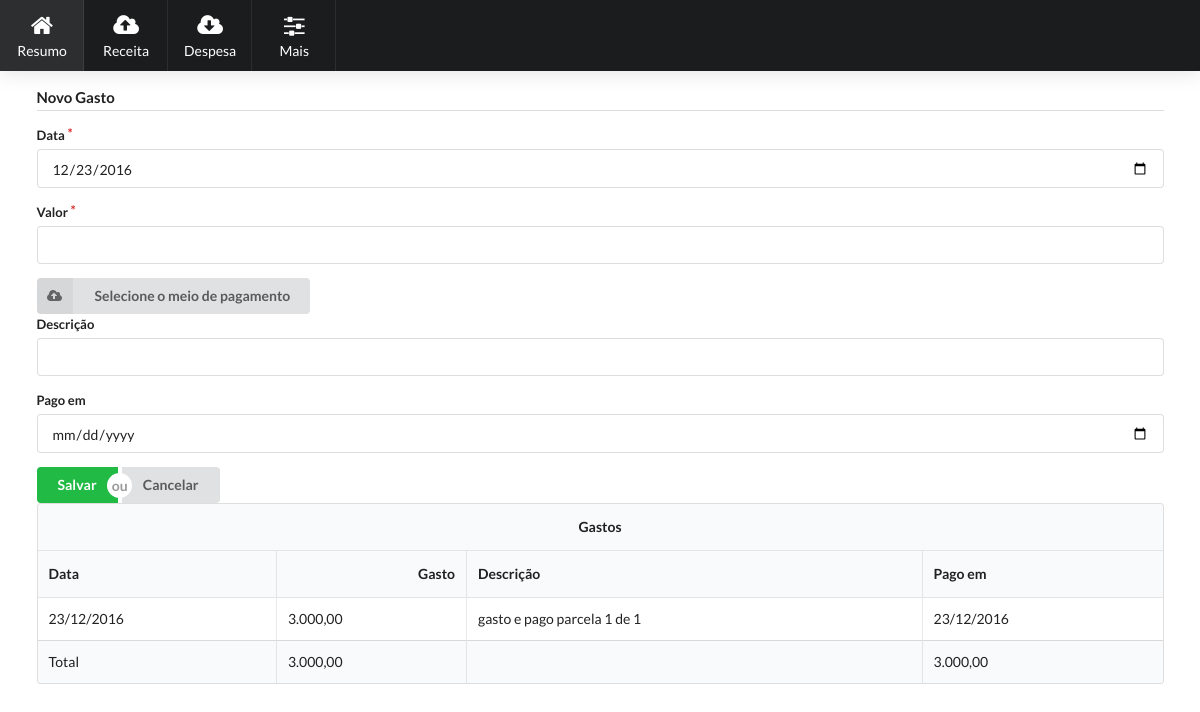
/index.php?acao=listar-gasto-despesa&despesa=3, run on the app's committed database.
### tables this page shows
CREATE TABLE "gasto" (
  "cod" integer NOT NULL PRIMARY KEY AUTOINCREMENT,
  "despesa" integer NOT NULL,
  "data" text NOT NULL,
  "valor" text NOT NULL,
  "descricao" text NULL,
  "mp" integer NOT NULL,
  "pago" text NULL
);

### proc/listar-gasto-despesa.php (called while the page is built, shortened)
<?php
$despesa_cod = $_GET['despesa'] ?? false;
$despesa = new Despesa($db, $despesa_cod);
$gastos = $despesa->gastos();
$total_gasto = formata_numero($despesa->valor_gasto);
$total_pago = formata_numero($despesa->valor_pago);
require 'out/form-novo-gasto.php';
require 'out/tabela-gastos.php';

### ds/despesa.php (called while the page is built, shortened)
<?php
class Despesa {
    protected $db;
    protected $cod = 0;
    protected $valor_gasto;
    protected $valor_pago;
    public function __construct(PDO $db, int $cod = null, int $mes = null, string $nome = null, string $descricao = null, float $valor = null, string $vencimento = null) {
        try{
            $this->db = $db;
        if(is_null($cod)){
            $this->save($this->insert($mes, $nome, $descricao, $valor, $vencimento));
            $this->cod = $this->db->lastInsertId();
            $this->load();
        }else{
            $this->cod = $cod;
            $this->load();
        }
        } catch (Exception $ex) {
            throw $ex;
        }
    }
    protected function load(){
        try{
            $query = $this->db->query("SELECT * FROM despesas WHERE cod = {$this->cod}");
            if($query instanceof PDOStatement){
                foreach ($query as $row){
                    $this->valor_inicial = $row['valor_inicial'];
                    $this->alteracoes = $this->alteracoesTotal();
                    $this->valor_atualizado = $this->valor_inicial + $this->alteracoes;
                    $this->valor_gasto = $this->gastoTotal();
                    $this->valor_pago = $this->pagoTotal();
                }
            }else{
                throw new PDOException("Não foi possível retornar dados da despesa código {$this->cod}!");
            }
        } catch (Exception $ex) {
            throw $ex;
        }
    }
    public function __get(string $attr) {
        switch ($attr){
            case 'valor_gasto':
                return $this->valor_gasto;
            case 'valor_pago':
                return $this->valor_pago;
        }
    }
    protected function alteracoesTotal() : float {
        $statement = $this->db->prepare("SELECT SUM(valor) AS total FROM previsao_despesa WHERE despesa = :cod");
        $statement->bindParam(':cod', $this->cod);
        $statement->execute();
        return (float) $statement->fetchColumn();
    }
    public function gastoTotal() : float {
        $statement = $this->db->prepare("SELECT SUM(valor) AS total FROM gasto WHERE despesa = :cod");
        $statement->bindParam(':cod', $this->cod);
        $statement->execute();
        return (float) $statement->fetchColumn();
    }
    protected function pagoTotal() : float {
        $statement = $this->db->prepare("SELECT SUM(valor) AS total FROM gasto WHERE despesa = :cod AND pago != ''");
        $statement->bindParam(':cod', $this->cod);
        $statement->execute();
        return (float) $statement->fetchColumn();
    }
    public function gastos() : ArrayIterator {
        $statement = $this->db->prepare("SELECT * FROM gasto WHERE despesa = :cod");
        $statement->bindParam(':cod', $this->cod);
        $query = $statement->execute();
        return new ArrayIterator($statement->fetchAll(PDO::FETCH_ASSOC));
    }
}

### lib/functions.php (called while the page is built, shortened)
<?php
function formata_data(string $data) : string {
    if(strlen($data) === 10){
        $ano = substr($data, 0, 4);
        $mes = substr($data, 5, 2);
        $dia = substr($data, 8, 2);
        return "$dia/$mes/$ano";
    }else{
        throw new UnexpectedValueException("Data $data de tamanho inválido!");
    }
}
function formata_numero($numero) : string {
    return number_format($numero, 2, ',', '.');
}

### out/form-novo-gasto.php (the view, shortened to what this page needs)
<form class="ui form" action="index.php?acao=salvar-gasto" method="post">
    <h4 class="ui dividing header">Novo Gasto</h4>
    <div class="required field">
        <label>Data</label>
        <input type="date" name="data" required="" value="<?= date('Y-m-d'); ?>" autofocus="">
    </div>
    <div class="required field">
        <label>Valor</label>
        <input type="number" name="valor" required="" step="0.01">
    </div>
    <div class="ui floating dropdown labeled search icon button" id="mp">
        <i class="cloud upload icon"></i>
        <span class="text">Selecione o meio de pagamento</span>
    </div>
    <div class="field">
        <label>Descrição</label>
        <input type="text" name="descricao">
    </div>
    <div class="field">
        <label>Pago em</label>
        <input type="date" name="pago">
    </div>
    <div class="ui buttons">
        <button class="ui positive button" type="submit">Salvar</button>
        <div class="or" data-text="ou"></div>
        <button class="ui button" formaction="index.php" formmethod="get" formnovalidate="">Cancelar</button>
    </div>
</form>

### out/tabela-gastos.php (shortened to what this page needs)
<form class="ui form" action="index.php?acao=salvar-pagamento" method="post">
    <table class="ui selectable celled striped table">
        <thead>
            <tr>
                <th colspan="4" class="center aligned">Gastos</th>
            </tr>
            <tr>
                <th class="left aligned">Data</th>
                <th class="right aligned">Gasto</th>
                <th class="left aligned">Descrição</th>
                <th class="left aligned">Pago em</th>
            </tr>
        </thead>
        <tbody>
            <?php
            foreach ($gastos as $item) {
                echo '<tr>';
                echo "<td>";
            echo formata_data($item['data']);
                echo "</td>";
                echo "<td>";
                echo formata_numero($item['valor']);
                echo "</td>";
                echo "<td>";
                echo $item['descricao'];
                echo "</td>";
                echo "<td>";
                echo ($item['pago']) ? formata_data($item['pago']) : "<div class='ui action input' style='min-width: 0px; width: 160px;'><input type='date' name='data[{$item['cod']}]'><button class='positive ui button' type='submit'>Salvar</button></div>";
                echo "</td>";
                echo '</tr>';
            }
            ?>
        </tbody>
        <tfoot>
            <tr>
                <th class="left aligned">Total</th>
                <th class="left aligned"><?= $total_gasto; ?></th>
                <th class="left aligned"></th>
                <th class="left aligned"><?= $total_pago; ?></th>
            </tr>
        </tfoot>
    </table>
</form>

### data on the page
gasto: data "23/12/2016", valor "3.000,00", descricao "gasto e pago parcela 1 de 1", pago "23/12/2016"

### other printed values
$total_gasto "3.000,00"
$total_pago "3.000,00"
